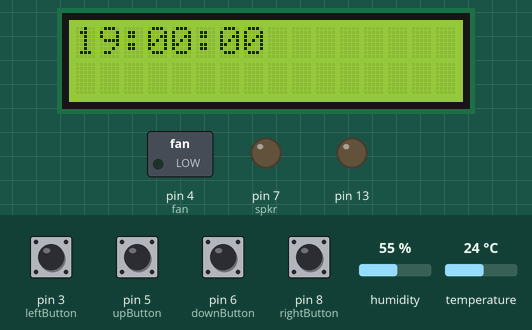
The sketch below on a simulated Arduino Uno, built with avr-gcc and run on an emulated ATmega328P. Shown: 16×2 character LCD, switched loads named in the sketch (green lamp = pin HIGH), output pins drawn as LEDs (lit = HIGH). Inputs (shaded band) come from the test bench; at power-on: pin 3 (leftButton), pin 5 (upButton), pin 6 (downButton), pin 8 (rightButton) LOW, humidity 55 %, temperature 24 °C. What the sketch prints to the serial monitor is not drawn.

Above: at 0.2 s.
1.3 s: pin 3 (leftButton) pulled HIGH for 0.15 s
At 3.9 s:
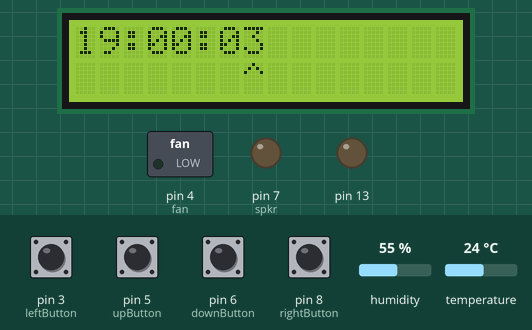
4.4 s: pin 5 (upButton) pulled HIGH for 0.15 s
At 7.4 s:
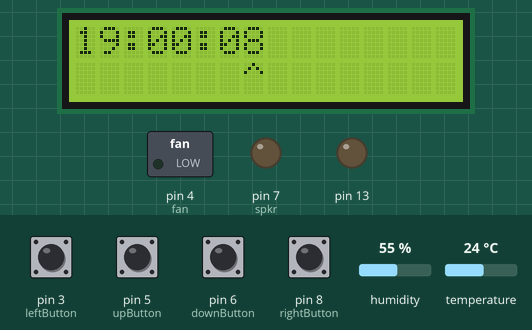
7.5 s: pin 8 (rightButton) pulled HIGH for 0.15 s
At 8.6 s:
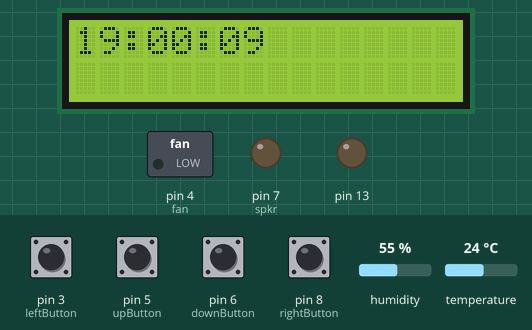
9.6 s: pin 3 (leftButton) pulled HIGH for 1 s
At 11.9 s:
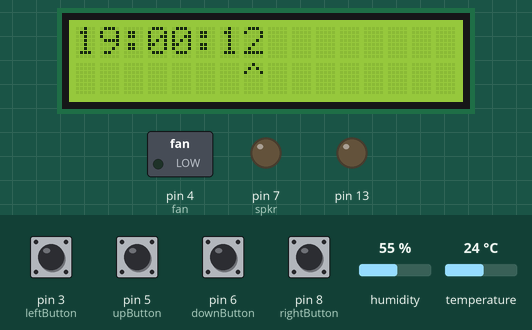
12.1 s: pin 5 (upButton) pulled HIGH for 1 s
At 15.9 s:
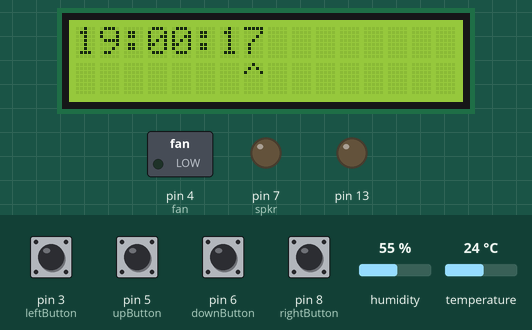
16.1 s: pin 8 (rightButton) pulled HIGH for 1 s
At 17.9 s:
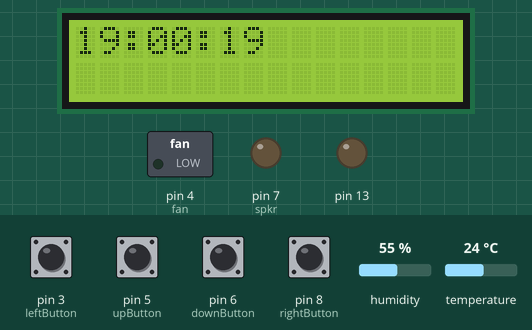
Timing chart, 0 to 59.6 s (numbered marks = the images above; inputs shaded):
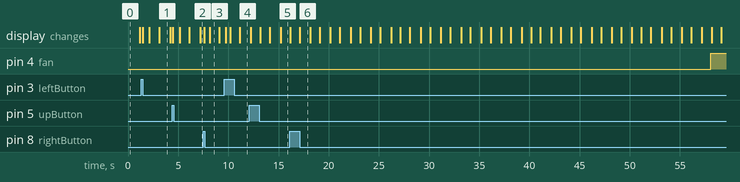

Measured:
- after the input at 1.3 s, the display: first changes after 0.15 s (image 1 shows a later state)
- after the input at 7.5 s, the display: first changes after 0.11 s (image 3 shows a later state)
- after the input at 9.6 s, the display: first changes after 0.16 s (image 4 shows a later state)
- after the input at 16.1 s, the display: first changes after 0.05 s (image 6 shows a later state)
- what the display in image 1 shows lasts 1.1 s, from 3.1 s to 4.2 s
- what the display in image 3 shows lasts 1.0 s, from 8.1 s to 9.1 s

The sketch:

Clock_Systems_Buttons_Mega.ino
```cpp
#include <DHT.h>
#include <Wire.h>
#include <Streaming.h>
#include <DS1307RTC.h>
#include <TimeAlarms.h>
#include <Time.h>
#include <TimeLib.h>
#include <LiquidCrystal_I2C.h>

#define DHTPIN 2     // what pin we're connected to
#define DHTTYPE DHT22   // DHT 22  (AM2302)
#define fan 4
#define spkr 7

// Set the LCD address to 0x27 for a 16 chars and 2 line display
LiquidCrystal_I2C lcd(0x27, 16, 2);

const int rightButton = 8;     // the number of the pushbutton pin
const int leftButton = 3;     // the number of the pushbutton pin
const int upButton = 5;     // the number of the pushbutton pin
const int downButton = 6;     // the number of the pushbutton pin

int buttonStateRight = 0;         // variable for reading the pushbutton status
int buttonStateLeft = 0;
int buttonStateUp = 0;
int buttonStateDown = 0;

bool right = 0;
bool left = 0;
bool up = 0;
bool down = 0;

int hold = 0;

int clockCursor = -1;
const int freq = 2700;
int fanCount = 11;
int maxHum = 60;
int maxTemp = 74;
int daycount = 1;
int sensorPin = A0; //moisture sensor
int sensorValue;  //moisture sensor
int limit = 600; //moisture sensor
DHT dht(DHTPIN, DHTTYPE);

void setup() {
  lcd.init();
  lcd.backlight();
  setTime(19,0,0,11,21,19);//set time for 4pm October 30th, 2019
  Alarm.alarmRepeat(13,0,0,FreqOn);
  Alarm.alarmRepeat(17,0,0,FreqOff);  // 4:00pm every day
  Alarm.alarmRepeat(10,0,0,WaterOn);  // 10:00am every day
  Alarm.timerRepeat(3600, FanOn);     //Repeats every hour 3600 secs
  Alarm.timerRepeat(60, FanOff); //Checks every minute if X minutes have passed since FanOn
  Alarm.timerRepeat(60, PrintLoop); //Prints info every min
  pinMode(fan, OUTPUT);
  pinMode(13, OUTPUT);
  pinMode(spkr, OUTPUT);
  pinMode(rightButton, INPUT);
  pinMode(leftButton, INPUT);
  pinMode(upButton, INPUT);
  pinMode(downButton, INPUT);
  Serial.begin(9600);
  dht.begin();
}

void loop() {
  ButtonCheck();
  Alarm.delay(100);
}

//Read Button Inputs and Display Clock
void ButtonCheck(){
  buttonStateRight = digitalRead(rightButton);
  buttonStateLeft = digitalRead(leftButton);
  buttonStateUp = digitalRead(upButton);
  buttonStateDown = digitalRead(downButton);


  if (buttonStateRight == HIGH) {
    RightButton();
  } else if (buttonStateRight == LOW) {
    right = 0;
  }

  if (buttonStateLeft == HIGH) {
    LeftButton();
  } else {
    left = 0;
  }

  if (buttonStateUp == HIGH) {
    UpButton();
  } else {
    up = 0;
  }

  if (buttonStateDown == HIGH) {
      DownButton();
  } else {
    down = 0;
  }
  digitalClockDisplay(); //Update Clock Display
}

//Send info for troubleshooting
void PrintLoop()
{
  //digitalClockDisplay();

  sensorValue = analogRead(sensorPin);
  Serial.println("Analog Value : ");
  Serial.println(sensorValue);

  // Reading temperature or humidity takes about 250 milliseconds!
  // Sensor readings may also be up to 2 seconds 'old' (its a very slow sensor)
  float h = dht.readHumidity();
  // Read temperature as Celsius
  float t = dht.readTemperature();
  float TempF = (t*1.8)+32;

  // Check if any reads failed and exit early (to try again).
  if (isnan(h) || isnan(t)) {
    Serial.println("Failed to read from DHT sensor!");
    return;
  }

  if(h > maxHum || TempF > maxTemp) {
      digitalWrite(fan, HIGH);
      Serial.print("Turning on Fan it's hot! ");
  } else if(fanCount > 10){
        digitalWrite(fan, LOW);
  }
  Serial.print("Day count: ");
  Serial.print(daycount);
  Serial.print(" \t");
  Serial.print("Humidity: ");
  Serial.print(h);
  Serial.print(" %\t");
  Serial.print("Temperature: ");
  Serial.print(TempF);
  Serial.println(" *F ");
}
//Handle Cursor on right button press
void RightButton(){
    if (right == 0) {
      if(clockCursor < 7){
        clockCursor++;
        if(clockCursor == 2 or clockCursor == 5)
          clockCursor++;
      }
      else
        clockCursor = -1;
    }
    right = 1;
}

//Handle Cursor on left button press
void LeftButton(){
    if (left == 0) {
      if(clockCursor > -1){
        clockCursor--;
        if(clockCursor == 2 or clockCursor == 5)
          clockCursor--;
      }
      else
        clockCursor = 7;
    }
    left = 1;
}

//Handle Cursor on up button press
void UpButton(){
    if (up == 0) {
      if(clockCursor == 0)
        adjustTime(36000);
      else if(clockCursor == 1)
        adjustTime(3600);
      else if(clockCursor == 3)
        adjustTime(600);
      else if(clockCursor == 4)
        adjustTime(60);
      else if(clockCursor == 6)
        adjustTime(10);
      else if(clockCursor == 7)
        adjustTime(1);
    }
    up = 1;
}

//Handle Cursor on down button press
void DownButton(){
  if (down == 0) {
      if(clockCursor == 0)
        adjustTime(-36000);
      else if(clockCursor == 1)
        adjustTime(-3600);
      else if(clockCursor == 3)
        adjustTime(-600);
      else if(clockCursor == 4)
        adjustTime(-60);
      else if(clockCursor == 6)
        adjustTime(-10);
      else if(clockCursor == 7)
        adjustTime(-1);
    }
    down = 1;
}
void FanOn() {
  float h = dht.readHumidity();
  // Read temperature as Celsius
  float t = dht.readTemperature();
  float TempF = (t*1.8)+32;
  Serial.print("Turning on Fan");
  digitalWrite(fan, HIGH);

  fanCount = 0;
}

void FanOff(){
  if(fanCount == 10){
    digitalWrite(fan, LOW);
    Serial.print("Fan Turned Off");
  }
  if(fanCount <= 11)
  {
    Serial.print("Fan on for ");
    Serial.print(fanCount);
    Serial.print("minutes.");
    fanCount++;
  }
}
//Timer for speaker
void FreqOn() {
  // write here the task to perform every morning
  Serial.println("Sound on");

  tone(spkr, freq);
}

void FreqOff() {
  //write here the task to perform every evening
  Serial.println("Sound off");
  noTone(spkr);
}

//Timer for watering system
void WaterOn() {
  Serial.println("Alarm: - its Raining!");
  Serial.println("daycount: ");
  Serial.println(daycount);
  if (daycount == 1 or 4) {
    if (sensorValue>limit) {
      digitalWrite(13, HIGH);
      delay(30000);
      digitalWrite(13, LOW);
    }
    else {
      Serial.println("Plants have enough water");
    }
  }
  daycount = (daycount + 1);
  if (daycount > 7){
  daycount = 1;
  }
  Serial.println("daycount: ");
  Serial.println(daycount);
}

//Handling both LCD and Serial Clock Display
void digitalClockDisplay() {
  // digital clock display of the time
  Serial.print(hour());
  printDigits(minute());
  printDigits(second());
  lcd.setCursor(0,0);
  if(hour() < 10)
  {
    lcd.print(0);
    lcd.setCursor(1,0);
  }
  lcd.print(hour());
  printLCDmin(minute());
  printLCDsec(second());
  Serial.println();
  lcd.setCursor(0, 1);
  lcd.print("                ");
  if(clockCursor >= 0)
  {
    lcd.setCursor(clockCursor, 1);
    lcd.print('^');
  }
}

//Printing digits to serial display
void printDigits(int digits) {
  Serial.print(":");
  if (digits < 10)
    Serial.print('0');
  Serial.print(digits);
}

//Printing minutes to LCD Display
void printLCDmin(int digits) {
  lcd.setCursor(2,0);
  lcd.print(":");
  lcd.setCursor(3,0);
  if (digits < 10)
  {
    lcd.print('0');
    lcd.setCursor(4,0);
  }
  lcd.print(digits);
}

//Printing Seconds to LCD Clock Display
void printLCDsec(int digits) {
  lcd.setCursor(5,0);
  lcd.print(":");
  lcd.setCursor(6,0);
  if (digits < 10)
  {
    lcd.print('0');
    lcd.setCursor(7,0);
  }
  lcd.print(digits);
}
```
